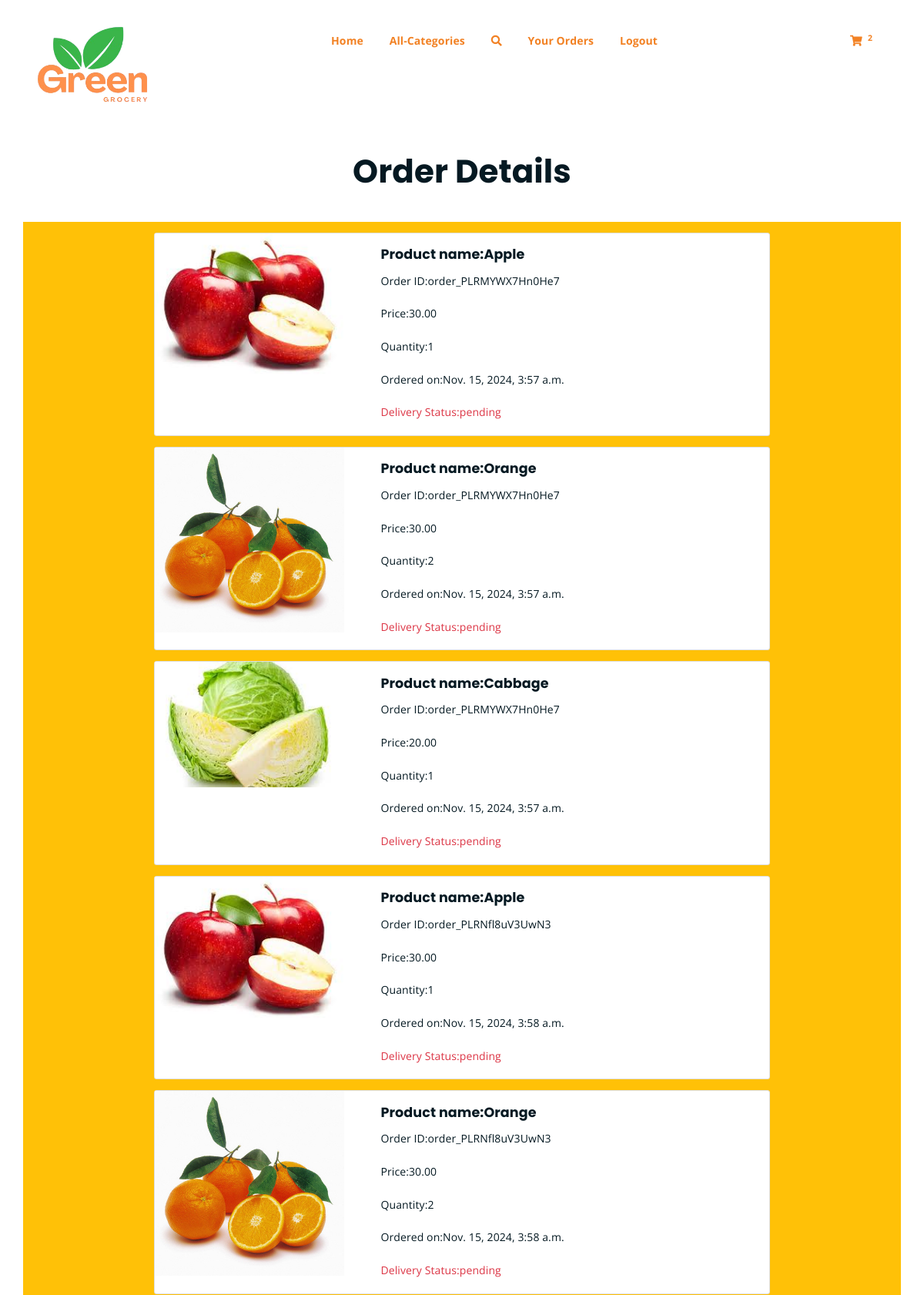
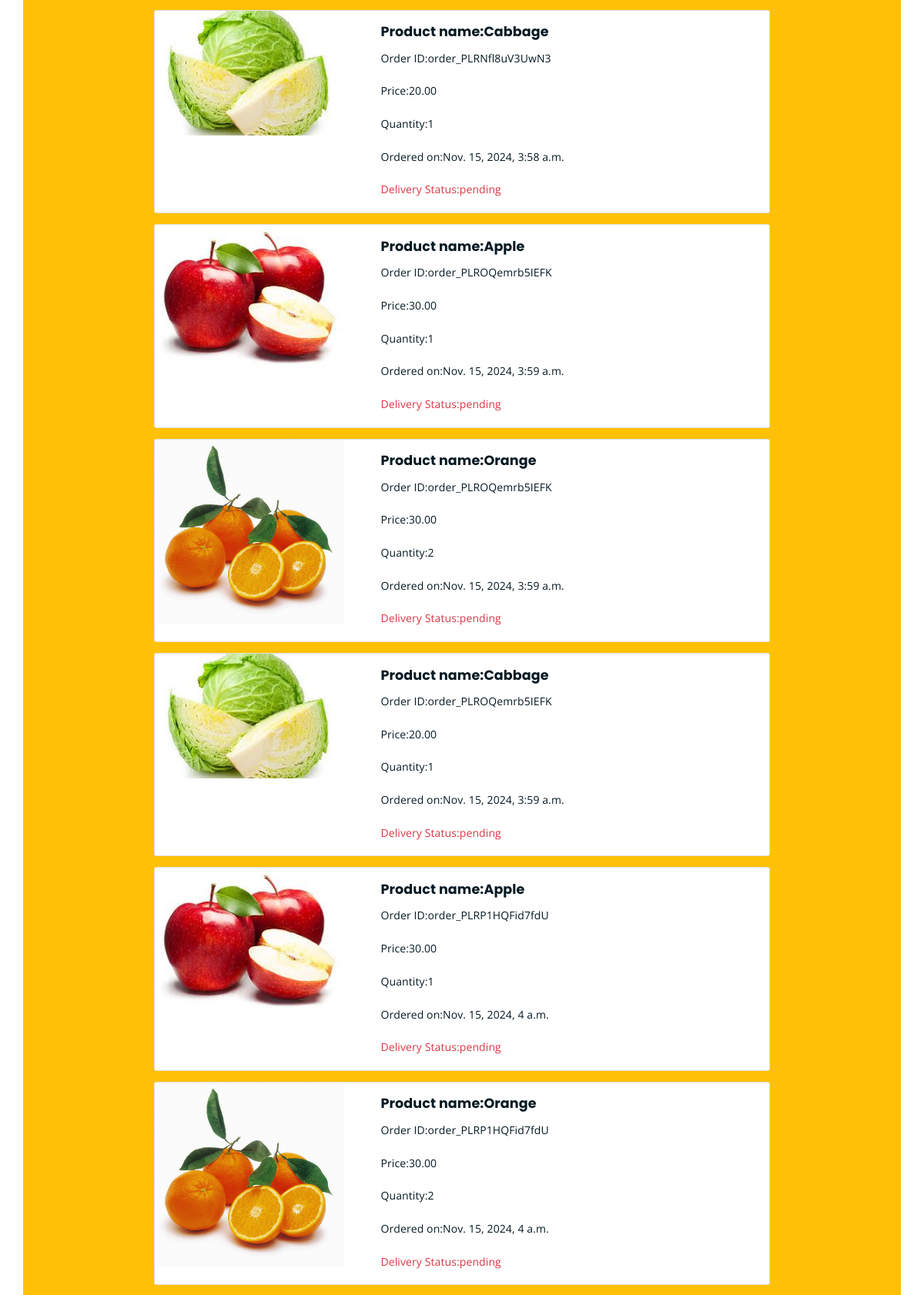
The page /cart/order_view (signed in, upper part) on the database its author committed (2 pictures, top to bottom).
### cart/models.py (models this page shows)
class Order_details(models.Model):
    prod=models.ForeignKey(Product,on_delete=models.CASCADE)
    use=models.ForeignKey(User,on_delete=models.CASCADE)
    no_of_items=models.IntegerField()
    address=models.TextField()
    phone_no=models.BigIntegerField()
    pin=models.IntegerField()
    order_id=models.CharField(max_length=30,blank=True)
    ordered_date=models.DateTimeField(auto_now_add=True)
    payment_status=models.CharField(max_length=30,default="pending")
    delivery_status=models.CharField(max_length=30,default="pending")

### shop/models.py (models this page shows, shortened)
class Product(models.Model):
    name=models.CharField(max_length=20)
    desc=models.TextField()
    image=models.ImageField(upload_to="products")
    price=models.DecimalField(max_digits=10,decimal_places=2)
    stock=models.IntegerField()
    available=models.BooleanField(default=True)
    created=models.DateTimeField(auto_now_add=True) #one time
    updated=models.DateTimeField(auto_now=True) #change every time we update record
    category=models.ForeignKey(Category,on_delete=models.CASCADE)

### cart/views.py (the view)
# urls.py: path('order_view', views.order_view, name="order_view"),
@login_required
def order_view(request):
    u=request.user
    o=Order_details.objects.filter(use=u)
    context={'orders':o}
    return render(request,'order_view.html',context)

### cart/context_processors.py (called while the page is built)
def count_items(request):
    u=request.user
    count=0
    if request.user.is_authenticated:
        try:
                c=Cart.objects.filter(user=u)
                for i in c:
                    count+=i.quantity
        except:
            count=0
    return {'c':count}

### shop/context_processors.py (called while the page is built)
def menu_links(request):
    c=Category.objects.all()
    return {'links':c}

### templates/order_view.html
{% extends 'base.html' %}
{% load static %}
{% block content %}
<div class="container" style="height:200px; width:100%;" ></div>
<h2 class="text-center">Order Details</h2>
<div class="container  mt-5 p-3 bg-warning container-fluid">
  {% for i in orders %}
<div class="card mb-3 mx-auto" style="max-width: 800px;">
  <div class="row g-0">
    <div class="col-md-4">
      <img src="{{i.prod.image.url}}" class="img-fluid rounded-start" alt="...">
    </div>
    <div class="col-md-8">
      <div class="card-body">
        <h5 class="card-title">Product name:{{i.prod.name}}</h5>
        <p class="card-text">Order ID:{{i.order_id}}</p>
        <p class="card-text">Price:{{i.prod.price}}</p>
        <p class="card-text">Quantity:{{i.no_of_items}}</p>
        <p class="card-text">Ordered on:{{i.ordered_date}}</p>
        <p class="card-text text-danger">Delivery Status:{{i.delivery_status}}</p>
      </div>
    </div>
  </div>
</div>
    {% endfor %}
  </div>
{% endblock %}

### static/assets/css/main.css (style rules this page uses)
html { font-size: 14px; font-weight: 400; line-height: 28px; height: 100%; }
body { font-family: "Open Sans", sans-serif; font-weight: 400; font-size: 1rem; letter-spacing: 0.1px; line-height: 1.8; color: #1d91a8; overflow-x: hidden; }
body img { max-width: 100% }
h1, .h1, h2, .h2, h3, .h3, h4, .h4, h5, .h5, h6, .h6 { font-family: "Poppins", sans-serif; font-weight: 700; margin: 0 0 1.25rem 0; color: #051922; }
h2, .h2 { font-size: 3rem; font-weight: 700; line-height: 3.25rem; }
h5, .h5 { font-size: 1.25rem; font-weight: 700; line-height: 1.5rem; }
p { font-family: "Open Sans", sans-serif; font-weight: 400; font-size: 1rem; letter-spacing: 0.1px; line-height: 1.8; color: #051922; margin: 0 0 1.25rem 0; }
p:last-child { margin: 0; }
html, body { height: 100%; }

### rows shown on the page
Order_details: prod.image (picture), prod.name "Apple", order_id "order_PLRMYWX7Hn0He7", prod.price "30.00", no_of_items "1", ordered_date "Nov. 15, 2024, 3:57 a.m.", delivery_status "pending"
Order_details: prod.image (picture), prod.name "Orange", order_id "order_PLRMYWX7Hn0He7", prod.price "30.00", no_of_items "2", ordered_date "Nov. 15, 2024, 3:57 a.m.", delivery_status "pending"
Order_details: prod.image (picture), prod.name "Cabbage", order_id "order_PLRMYWX7Hn0He7", prod.price "20.00", no_of_items "1", ordered_date "Nov. 15, 2024, 3:57 a.m.", delivery_status "pending"
Order_details: prod.image (picture), prod.name "Apple", order_id "order_PLRNfl8uV3UwN3", prod.price "30.00", no_of_items "1", ordered_date "Nov. 15, 2024, 3:58 a.m.", delivery_status "pending"
Order_details: prod.image (picture), prod.name "Orange", order_id "order_PLRNfl8uV3UwN3", prod.price "30.00", no_of_items "2", ordered_date "Nov. 15, 2024, 3:58 a.m.", delivery_status "pending"
Order_details: prod.image (picture), prod.name "Cabbage", order_id "order_PLRNfl8uV3UwN3", prod.price "20.00", no_of_items "1", ordered_date "Nov. 15, 2024, 3:58 a.m.", delivery_status "pending"
Order_details: prod.image (picture), prod.name "Apple", order_id "order_PLROQemrb5IEFK", prod.price "30.00", no_of_items "1", ordered_date "Nov. 15, 2024, 3:59 a.m.", delivery_status "pending"
Order_details: prod.image (picture), prod.name "Orange", order_id "order_PLROQemrb5IEFK", prod.price "30.00", no_of_items "2", ordered_date "Nov. 15, 2024, 3:59 a.m.", delivery_status "pending"
Order_details: prod.image (picture), prod.name "Cabbage", order_id "order_PLROQemrb5IEFK", prod.price "20.00", no_of_items "1", ordered_date "Nov. 15, 2024, 3:59 a.m.", delivery_status "pending"
Order_details: prod.image (picture), prod.name "Apple", order_id "order_PLRP1HQFid7fdU", prod.price "30.00", no_of_items "1", ordered_date "Nov. 15, 2024, 4 a.m.", delivery_status "pending"
Order_details: prod.image (picture), prod.name "Orange", order_id "order_PLRP1HQFid7fdU", prod.price "30.00", no_of_items "2", ordered_date "Nov. 15, 2024, 4 a.m.", delivery_status "pending"

### other values the page prints
{{ c }} "2"
